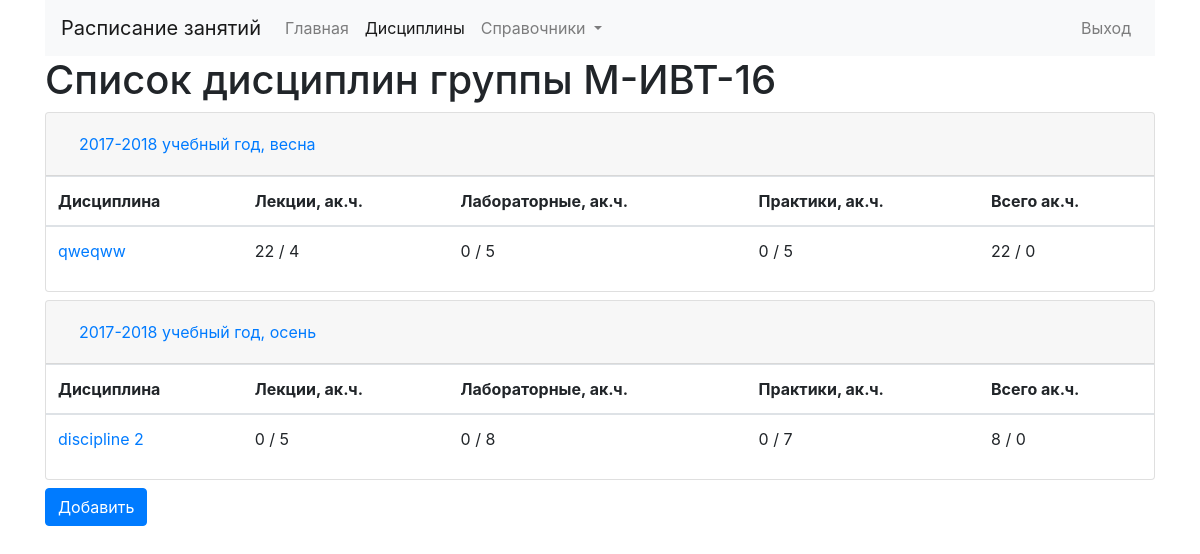
The app's page /group/1/subject/ (signed in) with its own data.
### schedule_editor/models.py (models this page shows, shortened)
class StudentGroup(Model):
    SPECIALIST = 'SPC'
    BACHELOR = 'BAC'
    MAGISTER = 'MAG'
    QUALIFICATION = (
        (SPECIALIST, 'специалитет'),
        (BACHELOR, 'бакалавриат'),
        (MAGISTER, 'магистратура')
    )
    FULL_TIME = 'OC'
    DISTANCE = 'ZA'
    FORM = (
        (FULL_TIME, 'очная'),
        (DISTANCE, 'заочная')
    )
    name = CharField('наименование', max_length=30, unique=True)
    year = IntegerField('год поступления')
    qualification = CharField('квалификация', max_length=3, choices=QUALIFICATION)
    form = CharField('форма обучения', max_length=2, choices=FORM)
    class Meta:
        verbose_name = 'учебная группа'
        verbose_name_plural = 'учебные группы'
        ordering = ['year', 'name']

class Semester(Model):
    AUTUMN = 'AUT'
    SPRING = 'SPR'
    SEMESTER = (
        (AUTUMN, 'осень'),
        (SPRING, 'весна')
    )
    student_group = ForeignKey('StudentGroup', on_delete=CASCADE, verbose_name='учебная группа')
    year = IntegerField('календарный год')
    semester = CharField('семестр', max_length=3, choices=SEMESTER)
    begin_study = DateField('начало теоретического обучения', blank=True, null=True)
    end_study = DateField('конец теоретического обучения', blank=True, null=True)
    begin_exams = DateField('начало экзаменационной сессии', blank=True, null=True)
    end_exams = DateField('конец экзаменационной сессии', blank=True, null=True)
    class Meta:
        verbose_name = 'семестр'
        verbose_name_plural = 'график учебного процесса'
    def get_year_display(self):
        begin = self.year
        end = self.year + 1
        if self.semester == Semester.SPRING:
            begin = self.year - 1
            end = self.year
        return '%d-%d учебный год' % (begin, end)

class Subject(Model):
    name = CharField('наименование', max_length=100)
    semester = ForeignKey('Semester', on_delete=CASCADE, verbose_name='семестр')
    lecture_hours = IntegerField('часы лекций', blank=True, default=0)
    lab_work_hours = IntegerField('часы лабораторных работ', blank=True, default=0)
    practice_hours = IntegerField('часы практических работ', blank=True, default=0)
    student_work_hours = IntegerField('часы СРС', blank=True, default=0)
    control_hours = IntegerField('часы КСР', blank=True, default=0)
    total_hours = IntegerField('часов всего', blank=True, default=0)
    class Meta:
        verbose_name = 'дисциплина'
        verbose_name_plural = 'дисциплины'
        ordering = ['name']
    def __str__(self):
        return self.name

### schedule_editor/views.py (the view)
# urls.py: path('group/<int:group_id>/subject/', views.subject_list_page, name='subject_list'),
@login_required
def subject_list_page(request, group_id):
    if request.method == 'POST':
        subject = get_object_or_404(models.Subject, pk=request.POST.get('subject'))
        subject.delete()
    group = get_object_or_404(models.StudentGroup, pk=group_id)
    semesters = [{'semester': sem} for sem in models.Semester.objects.filter(student_group=group)]
    subjects = list(models.Subject.objects.select_related('semester').filter(semester__student_group=group))
    subject_classes = list(models.SubjectClass.objects.select_related('subject__semester')
                           .filter(subject__semester__student_group=group))
    for sem in semesters:
        sem['subjects'] = [{'subject': sbj} for sbj in subjects if sbj.semester == sem['semester']]
        for sbj in sem['subjects']:
            sbj['lecture_hours'] = 0
            sbj['lab_work_hours'] = 0
            sbj['practice_hours'] = 0
            sbj['total_hours'] = sbj['subject'].student_work_hours + sbj['subject'].control_hours
            for sc in subject_classes:
                if sc.subject == sbj['subject']:
                    hours = sc.get_count() * 2
                    if sc.class_type == models.SubjectClass.LECTURE:
                        sbj['lecture_hours'] += hours
                    if sc.class_type == models.SubjectClass.LAB_WORK:
                        sbj['lab_work_hours'] += hours
                    if sc.class_type == models.SubjectClass.PRACTICE:
                        sbj['practice_hours'] += hours
                    sbj['total_hours'] += hours
    return render(request, "schedule_editor/subject_list.html", {
        'group': group,
        'semesters': semesters
    })

### schedule_editor/models.py (called while the page is built)
    def get_count(self):
        semester = self.subject.semester
        begin_study = semester.begin_study
        end_study = semester.end_study
        cur_day = begin_study - timedelta(days=begin_study.weekday()) + timedelta(days=self.weekday)
        if cur_day >= begin_study:
            cur_day -= timedelta(days=7)
        if self.period != SubjectClass.EVERY_WEEK:
            _, week_number, _ = cur_day.isocalendar()
            if week_number % 2 != self.period:
                cur_day -= timedelta(days=7)
        delta = timedelta(days=(7 if self.period == SubjectClass.EVERY_WEEK else 14))
        count = -1
        while cur_day < end_study:
            cur_day += delta
            count += 1
        return count

### schedule_editor/templates/schedule_editor/subject_list.html
{% extends 'schedule_editor/menu.html' %}
{% block content %}
<div class="container">
    <div class="row">
        <div class="col">
            <h1>Список дисциплин группы {{ group.name }}</h1>
            {% if semesters %}
            {% for sem in semesters %}
            <div class="card my-2">
                <div class="card-header" id="headingOne">
                    <h5 class="mb-0">
                        <button class="btn btn-link" data-toggle="collapse" data-target="#collapse-{{ sem.semester.id }}">
                            {{ sem.semester.get_year_display }}, {{ sem.semester.get_semester_display }}
                        </button>
                    </h5>
                </div>
                <div id="collapse-{{ sem.semester.id }}" class="collapse show" data-parent="#accordion">
                    <div class="card-body p-0">
                        <table class="table table-hover">
                            <thead>
                                <tr>
                                    <th>Дисциплина</th>
                                    <th>Лекции, ак.ч.</th>
                                    <th>Лабораторные, ак.ч.</th>
                                    <th>Практики, ак.ч.</th>
                                    <th>Всего ак.ч.</th>
                                </tr>
                            </thead>
                            <tbody>
                                {% for subj in sem.subjects %}
                                <tr>
                                    <td><a href="{% url 'subject_update' group.id subj.subject.id %}">{{ subj.subject }}</a></td>
                                    <td>{{ subj.lecture_hours }} / {{ subj.subject.lecture_hours }}</td>
                                    <td>{{ subj.lab_work_hours }} / {{ subj.subject.lab_work_hours }}</td>
                                    <td>{{ subj.practice_hours }} / {{ subj.subject.practice_hours }}</td>
                                    <td>{{ subj.total_hours }} / {{ subj.subject.total_hours }}</td>
                                </tr>
                                {% endfor %}
                            </tbody>
                        </table>
                    </div>
                </div>
            </div>
            {% endfor %}
            {% else %}
            <p>Данные о дисциплинах еще не введены.</p>
            {% endif %}
            <a href="{% url 'subject_create' group.id %}" class="btn btn-primary">Добавить</a>
        </div>
    </div>
</div>
{% endblock %}

### records on screen
StudentGroup: name "М-ИВТ-16"
Semester: semester.year "2017-2018 учебный год", semester.semester "весна"
Subject: subject "qweqww", lecture_hours "22", subject.lecture_hours "4", lab_work_hours "0", subject.lab_work_hours "5", practice_hours "0", subject.practice_hours "5", total_hours "22", subject.total_hours "0"
Semester: semester.year "2017-2018 учебный год", semester.semester "осень"
Subject: subject "discipline 2", lecture_hours "0", subject.lecture_hours "5", lab_work_hours "0", subject.lab_work_hours "8", practice_hours "0", subject.practice_hours "7", total_hours "8", subject.total_hours "0"
